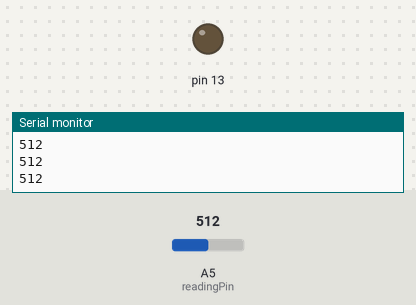
A sketch run on a simulated Arduino Uno, built with avr-gcc and run on an emulated ATmega328P. Shown: output pins drawn as LEDs (lit = HIGH), the last lines printed to the serial monitor. Dashed ring = blinking. The test bench sets the inputs (shaded band); at power-on: A5 (readingPin) = 512.

Above: at 1.2 s.
1.3 s: A5 (readingPin) set to 0
At 1.6 s:
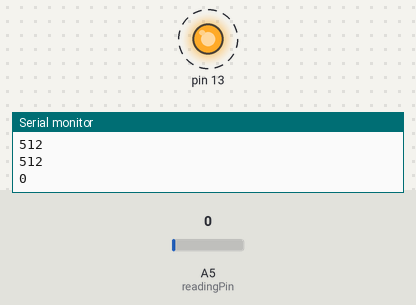
4.3 s: A5 (readingPin) set to 122
At 5.0 s:
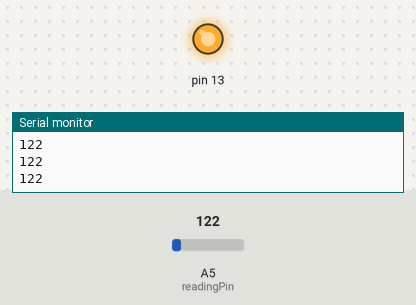
Timing chart, 0 to 7.3 s (numbered marks = the images above; inputs shaded):
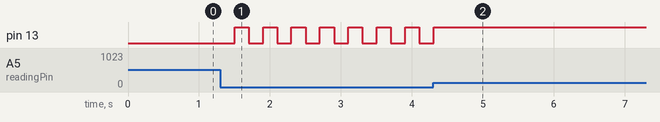

The sketch:

pinRead.ino
```cpp
int readingPin=A5;
int V;
int printDelay=100;
bool on=false;

void setup() {
  // put your setup code here, to run once:
  pinMode(readingPin,INPUT);
  pinMode(13,OUTPUT);
  Serial.begin(9600);

}

void loop() {
  // put your main code here, to run repeatedly:
  V=analogRead(readingPin);
  Serial.println(V);
  delay(printDelay);
  if (V < 1 && on==false) {
    digitalWrite(13,HIGH);
    on=true;
    }
  else if (V < 1 && on==true) {
    digitalWrite(13,LOW);
    on=false;
  }
  delay(100);
}
```

Measured:
- after the input at 1.3 s, pin 13: alternates HIGH for 0.20 s and LOW for 0.20 s, starting after 0.20 s
- after the input at 4.3 s, pin 13: goes on until 4.3 s, then stays HIGH
